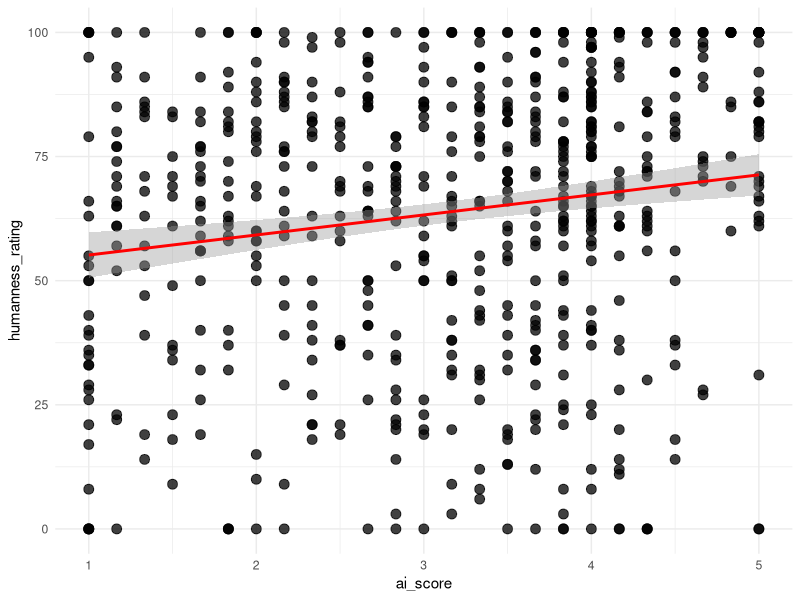
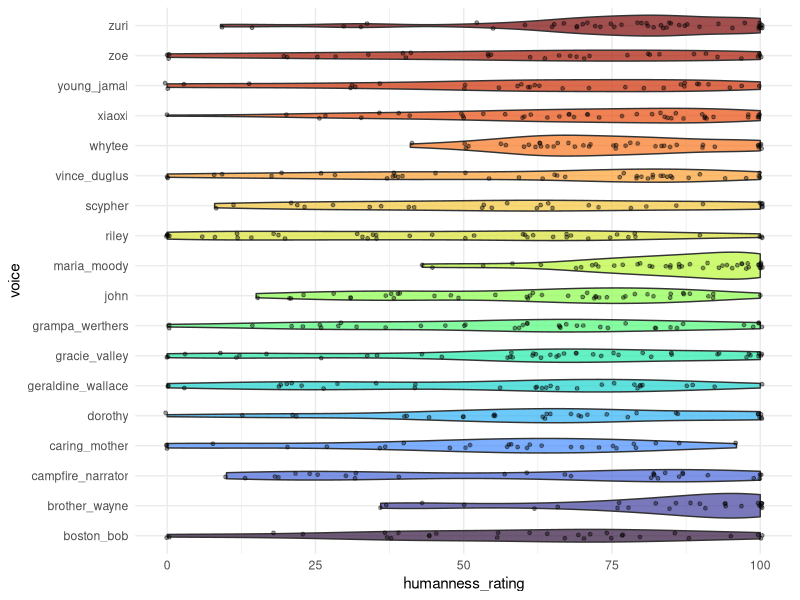

Source code (R) for these figures, in order: (Note: this script raises an error after producing the figures.)
## ---- chunk 1
library(dplyr)
library(ggplot2)
library(tidyr)
library(forcats)
library(lme4)
library(corrplot)
library(clipr)
library(igraph)
library(ggraph)
## ---- chunk 2
raw_df <- read.csv("../data/responses_combined.csv")
raw_df <- raw_df %>% 
  group_by(subject_id) %>%
  mutate(ai_score = sum(cognitive_1, cognitive_2, 
                         affective_1, affective_2, 
                         behavioral_1, behavioral_2)/6)

# remove subject_id = "" (test trials)
raw_df <- raw_df %>%
  filter(subject_id != "")
## ---- chunk 3
head(raw_df)
## ---- chunk 4
categories <- list(
  content = c(
    "(span)", "(the)", "`Beautiful", "bird", "a", "Above",
    "above", "act", "after", "air", "along", "aparant",
    "APPARENTLY", "Apparently", "apparently", "appear", "Arc", "arc",
    "ARCH", "Arch", "arch", "Arches", "arising",
    "around", "ball", "Beam", "Beautiful", "beautiful",
    "Beauty", "beauty", "beginning", "BEYOND", "Beyond",
    "beyond", "blue", "branch", "cathes", "caves",
    "Chromatography", "cloud", "Clouds", "clouds", "Cloudy",
    "Color", "color", "Colorful", "colorful", "Colors", "confusing",
    "colors", "colors`", "colour", "colours", "come", "comes", "day",
    "diffraction", "Division", "division", "Drizzle", "drop",
    "droplets", "drops", "earth", "end", "Ending",
    "Ends", "ends", "fall", "Fire", "flower",
    "Form", "form", "Forms", "forms", "God", "Gold",
    "gold", "green", "grows", "hit", "hits",
    "HORIZON", "Horizon", "horizon", "horzion", "in", "important", 
    "Lamps", "Light", "light", "lightning", "Lights",
    "lights", "like", "long", "luck", "meadow",
    "meet", "Midnight", "Morning", "Nature", "nature",
    "Nature minded", "Night", "night", "of", "on", "optics",
    "over", "pair", "Part", "passes", "Path",
    "path", "photons", "Physics", "physics", "prisim",
    "PRISM", "Prism", "prism", "prismq", "prizm", "Prison", "prison", 
    "raid", "RAIN", "Rain", "rain", "rain drop",
    "rainbaw", "RAINBOW", "Rainbow", "rainbow", "Rainbows",
    "rainbows", "Rainbox", "raindow", "Raindrop", "raindrop",
    "Raindrops", "raindrops", "rainfall", "Raining", "raining",
    "Rainy", "rainy", "Rays", "red", "refract", "vague",
    "round", "Sage", "Science", "science", "Scienctific", "scientic", "Scientific", 
    "scientific", "shamrock", "Shape", "spectacle",
    "shape", "Shine", "shines", "shone", "showers",
    "Site", "skies", "Sky", "sky", "sky watcher",
    "spectrum", "spring", "storm", "storms", "Strike",
    "Strikes", "strikes", "Sun", "sun", "sunglight",
    "Sunlight", "sunlight", "Sunny", "sunrise", "sunrize",
    "sunset", "Sunshine", "sunshine", "Sunsine", "Symmetrical",
    "Take", "take", "takes", "THE", "The",
    "the", "THESE", "this", "thunder",
    "thunderstorms", "time", "touch", "tree", "Two ends",
    "universe", "variety", "Verizon", "visual", "vision", "Water", "water",
    "way", "Weather", "weather", "Wet", "wet",
    "When", "when", "white light", "winds",
    "with", "Wodded", "world", "Magical", "wordy"
  ),
  gender = c(
    "androgenous", "Androgynous", "androgynous", "effeminate", "Female",
    "female", "Femenine", "Feminine", "feminine", "Genderless",
    "Gentleman", "girl", "Girlie", "Girly", "girly",
    "Guy", "he", "Lady", "lady", "Male",
    "male", "Man", "man", "Manly", "Masculine",
    "masculine", "Woman", "woman", "they", "them", "trans"
  ),
  sexuality = c(
    "gay"
  ),
  other_sgi = c(
    "pass" 
  ),
  persona = c(
    "admirer", "Airhead", "Alpha", "bohemian",
    "Bro", "bumbkin", "Cartoon", "cartoon",
    "cartoonish", "Dad", "ditsy", "ditzy",
    "Documentary", "dude", "geek", "geeky",
    "Hader", "hippie", "hippy", "impressionist",
    "Isaac", "Kathy bates", "kooky", "Leprachaun", "Leprechaun",
    "leprechaun", "lobster", "McDonald’s", "motherly", "Mckenna", "meryl",
    "Morgan Freeman", "nerd", "Nerdy", "nerdy", "Newton",
    "old-fashioned", "performative", "Preppy", 
    "Radio", "reading a book", "Santa",
    "spicoli", "Spongebob", "stoner", "story", "storylike", 
    "Story Teller", "Story-teller", "Storyteller", "storyteller", "Storytelling",
    "streep", "Surfer", "surfer", "TV Voice", "valley",
    "valley girl", "voiceover", "Wizard",
    "wizard", "grandfather", "earthy",
    "Grandma", "grandma", "grandmother", "Grandpa", "grandpa",
    "Cool", "cool", "corny"
  ),
  region = c(
    "American", "Boston",
    "boston", "British", "british", "Bronx", "California",
    "Californian", "californian", "Country", "country", 
    "foreign", "foreigner", "hawaii", "Italian", 
    "New Jersey", "New York", "New york", "New Yorker", "Northeast",
    "northern?", "Northerner", "northerner", "Southern", "southern",
    "southernish"
  ),
  locale = c(
    "Alley", "City", "city", "farm", "park",
    "rural", "rustic", "School", "Urban", "urban"
  ),
  education = c(
    "academic", "analytuical", "Articulate", "articulate", "capable",
    "competent", "Complex", "comprehensive", "concise", "Descriptive",
    "descriptive", "Detailed", "detailed", "Educated", "educated",
    "educational", "educative", "Eloquent", "eloquent", "enlightening",
    "Experience", "experienced", "expert", "explanation", "facts",
    "factual", "Fluent", "Gifted", "inexperienced", "informational",
    "Informative", "informative", "Informed", "informed", "insightful",
    "Intellectual", "intelligence", "Intelligent", "intelligent", "knowledeable",
    "Knowledgable", "knowledgable", "Knowledge", "knowledge", "Knowledgeable",
    "knowledgeable", "learning", "legible", "Literate",     
    "Philisophical", "Professional", "professional", "Profound",
    "scholar", 
    "Simple", "simple", "skilled", "Smart", "smart", "sophisticated", "Succint",
    "Technical", 
    "very descriptive", "Well Spoken", "well spoken", "Well-spoken", "well-spoken",
    "wellspoken", "Wisdom", "Wise", "wise", "worldly", "unprofessional",
    "dumb", "excellent communication", "great speaker", "Idiot", "incorrect",
    "stupid", "Unintelligent", "unintelligent"
  ),
  profession = c(
    "announcer", "counselor", "educator", "Explainer", "explainer",
    "Guider", "instructor", "Lecturer", "lecturer", "librarian",
    "military", "Narrator", "narrator", "pastor", "poet",
    "preach", "professor", "Prospector", "prospector", "reader", "researcher", 
    "science teacher", "Scientist", "scientist", "simplifier", "Speaker", "speaker",
    "Student", "student", "teach", "Teacher", "teacher",
    "teaching", "therapist", "weatherman", "Wheatherman", "writer"
  ),
  race_ethnicity = c(
    "African American", "African-American", "Black", "black", "black vernacular",
    "Caucasian", "Latina", "Person of Color", "White", "white"
  ),
  social_standing = c(    
    "Dignity", "entitled", "ghetto", "refined", "Rich",
    "rich", "pretentious", "Snooty"
  ),
  other_soc = c(
    "casual", "conversational", "culture", "Diversity", "Formal",
    "infraction", "Public", "Single", "unpopular", 
    "Accent", "accent", "accented", "dialect", "native"
  ),
  age = c(
    "Adult", "ancient", "Antiquated", "Boomer", "childish", "childlike",
    "Elder", "elder", "Elderly", "elderly", 
    "kids", "Mature", "mature", "middle age", "middle aged",
    "Middle-Aged", "middle-aged", "Old", "old", "Older",
    "older", "senior", "twenties", "Young", "young",
    "younger", "Youthful"
  ),
  appearance = c(
    "balding", "big", "Blonde", "blonde",
    "fat", "gray suit", "Hands", "short", "size",
    "smiling"
  ),
  attractiveness = c(
    "Attractive", "lovely", "luscious", "pretty", "Stunning"
  ),
  health = c(
    "afflictive", "Drunk", "impaired",  "sleepy", "smoker", "tired", "weed" 
  ),
  other_phys = character(0),
  agreeableness = c(
    "aggressive", "approachable", "Blunt", "blunt", "Cairing",
    "Caring", "caring", "Charming", "comfortable", "Comforting",
    "Compassionate", "condescending", "Down to earth", "empathetic", "fair",
    "flippant", "Friendly", "friendly", "friiendly", "Gentle",
    "gentle", "giving", "helpful", "Humble", "Kind",
    "kind", "likeable", "Lileable", "loving", 
    "NICE", "Nice", "nice", "nurturing", "opinionated",
    "Ornery", "patience", "patient", "Peaceful", "peaceful",
    "polite", "reassuring", "relatable", "sassy", "Sincere",
    "sincere", "snark", "Sweet", "sweet", "tender",
    "Trustworthy", "Truthfull", "uncaring", "Understanding", "understanding", 
    "wholesome", "safe", "Annoying", "annoying", "Tiring", "irritating", "obnoxious", 
    "off-putting", "Pleasant", "pleasant", "pleasent", "Positive", "positive",
    "unlikable", "unpleasant", "unfavorable", "cliched"
  ),
  extraversion = c(
    "active", "Animated", "animated", "assertive", "Assured",
    "Boisterous", "bubbly", "charismatic", "cheerful", "Confidant",
    "Confident", "confident", "Dominant", "eager", "Energetic",
    "energetic", "energy", "Engaged", "engaged", "engagin",
    "Engaging", "engaging", "enthused", "Enthusiastic", "enthusiastic", "Exaggerated", 
    "exaggerated", "excited", "Expressive", "expressive", "exuberant", "Flamboyant",
    "flamboyant", "joking", "lively", "locquatious", "Motivational",
    "outgoing", "outspoken", "Passionate", "passionate", "rambler", "Rambling", 
    "reserved", "Self-assured", "stoked", "excited with word", "certain",
    "unenthusiastic", "Unexcited", "upbeat", "Fun", "fun", "Funny", "funny", 
    "Humorous", "goofy", "Silly","silly"
  ),
  openness = c(
    "Artistic", "artistic", "Artsy", "artsy", "create",
    "Creative", "creative", "Curious", "curious", "dreamer",
    "dreamy", "eccentric", "explorative", "Imaginative", "imaginative",
    "inquisitive", "Inspiration", "inspiring", "inspirtional", "interest",
    "Interested", "interested", "Intrigued", "intrigued", "Intuitive",
    "Metaphor", "open", "Pensive", "Poetic", "poetic",
    "Poetry", "poetry", "Reflecting", "reflecting", "Reflection",
    "reflection", "shallow", "thinker", "thoughful", "Thoughtful",
    "thoughtful", "unconventional", "Unique", "unique", "versatile",
    "Vivid", "vivid", "witty", "whimsical", "wonder", "Longing",
    "Different", "Interesting", "interesting", "intersting", "odd",
    "Strange", "strange", "uninteresting", "uninteristing", "usual",
    "weird"
  ),
  emo_stab = c(
    "Calm", "calm", "Calming", "calming", 
    "Collected", "composed", "content", "emotional", "emotionless",
    "erratic", "hesitant", "hopeful",
    "Mellow", "mellow", "moody", "nervous", "neutral mindset", "non-assertive", 
    "non-emotional", "nonchalant", "Peace", "peace", "relaxation", "Relaxed",
    "relaxed", "Relaxing", "relaxing", "relaxing.",  "Scattered", "serene", "Serenity", 
    "serenity", "Dramatic", "dramatic", "sootheing", "Soothing", "soothing", "stern", 
    "Stoic", "stoic", "tranquil", "Unemotional", "unemotional", "unsure", "wistful",
    "Crazy", "uncomfortable", "Suspense",   "Bombastic", "bombastic"
  ),
  cons = c(
    "Accurate", "accurate", "attention", "Attentive", "Carefree",
    "carefree", "careful", "cautious", "consistent", "Definite",
    "Deliberate", "deliberate", "diligent", "Driven", "focus",
    "Focused", "focused", "Intent", "invested", "involved",
    "Measured", "Motivated", "motivated", "Observant", "observant",
    "proper", "punctuated", "punctuates", "Rehearsed", "sequential",
    "wasteful", "percise", "precise", "thorough", "non-serious", "Serious",  "serious"
  ),
  other_psych = c(
    "Amused", "Angry", "angry", "attitude", "awe",
    "bold", "brave", "disinterested", "Euphoric", 
    "exciting", "fanatic", "Free", "Freedom", "Happiness",
    "happiness", "Happy", "happy", "Hope", "hope",
    "jolly", "joy", "Joyful", "life",
    "Motivation", "proud", "spiritual",
    "unaware", "Upset", "autist", "autistic", "bored"
  ),
  naturalness = c(
    "AI", "Ai", "ai", "Ai generated", "Artificial",
    "artificial", "authentic", "automatic", "believable", "Computer",
    "digital", "Fake", "fake", "fake?", "Forced",
    "forced", "Genuine", "Human", "human like", "inauthentic",
    "inhuman", "manufactured", "natural", "real", "robot",
    "Robotic", "robotic", "Scripted", "Technological", "unnatural",
    "Unrealistic", "unrealistic", "untenable" ,  "credible", "off" 
  ),
  contour = c(
    "emphasis", "Flat", "flat", "flat tone", "high",
    "high pitched", "high-pitched", "higher pitch voice", "low", "modulated",
    "Monotone", "monotone", "Monotoned", "Monotonous", "monotonous",
    "Neutral tone", "question", "Questioning", "questioning", "range",
    "Slow tone", "tone", "even-toned","even"
  ),
  voice_qual = c(
    "Articulated", "Audible", "audible", "bassy", "breathy", "Bright",
    "bright", "chocolate", "clarity", "Clear", "clear",
    "clear voice", "cler", "crisp", "Dainty", "Deep",
    "deep", "deep voice", "distinct", "dry", 
    "fluid", "grainy", "Grating", "grating", "gravelly",
    "Gruff", "gruff", "gruffy", "Harsh", "Hoarse",
    "liquid", "Nasal", "nasal", "nasally", "Nasaly",
    "Raspy", "raspy", "Rough", "rough", "scratchy",
    "shrill", "Smooth", "smooth", "sound", "subtle",
    "twang", "vocal", "Vocal fry", "Warm",
    "warm", "weathered", "whine"
  ),
  intensity = c(
    "commanding", "explosive", "Firm", "firm", "forceful",
    "Full", "Intense", "intense", "Loud", "loud",
    "louder", "Powerful", "Projective", "Slam", "Soft",
    "soft", "Soft Spoken", "Soft spoken", "Soft-spoken", "soft-spoken",
    "softspoken", "Strong", "strong", "quiet"
  ),
  speech_rhythm = c(
    "breaks", "brisk", "cadence", "clunky",  "Fast", "fast", "flowing",
    "hurry", "jumbled",  "Paced", "quick", "rapid", "rushed", "rushing", "Slow", 
    "slow", "slower","Steady", "steady", "unrushed", "well-paced", "stilted"
  ), 
  other_speech = c(
    "coherent",  "Direct", "direct", "embelished", "Embellished",
    "emotive", "enunciation","incomplete", "lyrical", "narrative",
    "notecards", "Reading", "reading", "Speech", "split", "splits", "Spoken",
    "straightforward", "Unclear", "understandable"
  ), 
  other = c(
    "Neutral", "neutral", "amazing", "Average", "average", "Bad", "bland", "fine", 
    "nondescript", "okay", "easy", "Dull", "Good", "good", "lackluster", "Outstanding", 
    "Word", "outstanding", "quality", "Wonderful!", "Boring", "boring", "Forgettable",
    "Promise", "trap", "voice"
  )
)

categories <- lapply(categories, tolower)

assign_category <- function(response) {
  if (is.na(response) || response == "") return(NA_character_)
  for (cat_name in names(categories)) {
    if (response %in% categories[[cat_name]]) {
      return(cat_name)
    }
  }
  return("other")
}

analysis_df <- raw_df %>%
  mutate(across(
    .cols = c(word_1, word_2, word_3, word_4, word_5),
    .fns  = ~ sapply(tolower(trimws(.x)), assign_category),
    .names = "category_{.col}"
  )) %>%
  rename_with(~ gsub("category_word_", "category_", .x), starts_with("category_word_"))

# add broad characterizations
social_cats   <- c(
  "gender", "sexuality", "other_sgi", "persona", "region", "locale",
  "education", "profession", "race_ethnicity", "social_standing", "other_soc"
)
phys_cats   <- c(
  "age", "appearance", "attractiveness", "health", "other_phys"
)
psych_cats   <- c(
  "agreeableness", "extraversion", "openness", "emo_stab", "cons", "other_psych"
)
speech_cats   <- c(
  "contour", "voice_qual", "intensity", "speech_rhythm", "other_speech"
)


analysis_df <- analysis_df %>%
  rowwise() %>%
  mutate(
    n_social   = sum(c_across(category_1:category_5) %in% social_cats),
    n_phys   = sum(c_across(category_1:category_5) %in% phys_cats),
    n_psych   = sum(c_across(category_1:category_5) %in% psych_cats),
    n_speech = sum(c_across(category_1:category_5) %in% speech_cats),
    n_content  = sum(c_across(category_1:category_5) == "content"),
    any_artificial = any(c_across(word_1:word_5) %in% 
                           c("AI", "Ai", "ai", "Ai generated", "Artificial",
                             "artificial", "automatic", "Computer",
                             "digital", "Fake", "fake", "fake?", "inauthentic",
                             "inhuman", "manufactured", "robot",
                             "Robotic", "robotic", "Technological", "unnatural",
                             "Unrealistic", "unrealistic", "untenable" ,"off")
                         )
  ) %>%
  ungroup()
## ---- chunk 5
ggplot(analysis_df, aes(x = ai_score, 
                        y = humanness_rating)) +
  geom_point(color = "black", 
             size = 3,
             alpha = 0.75) +       
  geom_smooth(method = "lm", color = "red") +
  theme_minimal() 

cor(analysis_df$ai_score, analysis_df$humanness_rating, method = "pearson")
## ---- chunk 6
analysis_df %>% 
  group_by(voice) %>% 
  summarise(
    mean = mean(humanness_rating),
    sd = sd(humanness_rating), 
    median = median(humanness_rating)
  )
## ---- chunk 7
ggplot(analysis_df, aes(
  x = voice, 
  y = humanness_rating, 
  fill = voice)) + 
  geom_violin(alpha = 0.7) +
  geom_jitter(width = 0.1, alpha = 0.4, size = 1) +
  scale_fill_viridis_d(option = "turbo") + 
  coord_flip() + 
  theme_minimal() +
  theme(legend.position = "none")
## ---- chunk 8
long_df %>% 
  filter(cat != "content") %>% 
  ggplot() +
  geom_bar(aes(y = voice,
               fill = cat),
           position = "fill") +
  labs(x = "Proportion of Non-Content Responses",
       y = "Voice",
       fill = "Category") + 
  theme(
    legend.text = element_text(size = 6), 
    legend.key.size = unit(0.3, "cm"),       
    legend.margin = margin(0, 0, 0, 0)    
  )

ggsave(file="./data_analysis_files/by-voice-categories.png",width=10,height=6)
## ---- chunk 9
long_df %>% 
  filter(cat != "content") %>% 
  mutate(higher_order_cat = case_when(
    cat %in% social_cats ~ "Social",
    cat %in% phys_cats ~ "Physical",
    cat %in% psych_cats ~ "Psychological",
    cat %in% speech_cats ~ "Speech",
    TRUE ~ "Other" 
  )) %>%
  ggplot() +
  geom_bar(aes(y = voice, fill = higher_order_cat), position = "fill") +
  labs(
    x = "Proportion of Non-Content Responses",
    y = "Voice",
    fill = "Category Type"
  ) + 
  theme(
    legend.text = element_text(size = 6), 
    legend.key.size = unit(0.3, "cm"),       
    legend.margin = margin(0, 0, 0, 0)    
  )
## ---- chunk 10
cat_colors <- c(
  "Social"        = "#77AADD", # Deep indigo
  "Psychological" = "#FFAABB", # Muted rose
  "Physical"      = "#44BB99", # Seafoam teal
  "Speech"        = "#EE8866", # Warm sand
  "Other"         = "#EEDD88"  # Pale gray
)


long_df %>% 
  filter(cat != "content") %>% 
  mutate(
    higher_order_cat = case_when(
      cat %in% social_cats ~ "Social",
      cat %in% phys_cats ~ "Physical",
      cat %in% psych_cats ~ "Psychological",
      cat %in% speech_cats ~ "Speech",
      TRUE ~ "Other" 
    ),
    # Set exact left-to-right order (edit the sequence inside c() as desired)
    higher_order_cat = factor(
      higher_order_cat, 
      levels = c("Social", "Psychological", "Physical", "Speech", "Other")
    ),
    # Order bars by increasing proportion of "Social"
    voice = fct_reorder(voice, higher_order_cat == "Social", .fun = mean)
  ) %>%
  ggplot() +
  geom_bar(
    aes(y = voice, fill = higher_order_cat), 
    position = position_fill(reverse = TRUE)
  ) +
  scale_fill_manual(values = cat_colors) +
  labs(
    x = "Proportion of Non-Content Responses",
    y = "Voice",
    fill = "Category Type"
  ) + 
  theme_minimal() +
  theme(
    legend.text = element_text(size = 6), 
    legend.key.size = unit(0.3, "cm"),       
    legend.margin = margin(0, 0, 0, 0)    
  )

## ---- chunk 11
category_counts <- analysis_df %>%
  pivot_longer(
    cols = category_1:category_5,
    names_to = "word_number",
    values_to = "category"
  ) %>%
  count(category, sort = TRUE)
## ---- chunk 12
View(category_counts)
## ---- chunk 13
analysis_df <- analysis_df %>%
  rowwise() %>%
  mutate(ai_attitude_score = rowMeans(across(c(cognitive_1, behavioral_1, affective_1, cognitive_2, affective_2, behavioral_2))))
## ---- chunk 14

ai_attitude_plot_1 <- ggplot(analysis_df, aes(x = ai_attitude_score, y = fct_reorder(source_file, ai_attitude_score))) +
  geom_point(size = 1.5, alpha = 0.7) +
  labs(title = "Distribution of AI Attitude Scores",
       x = "AI attitude score", 
       y = "participants") + 
  theme_minimal() +
  theme(axis.text.y = element_blank())

ai_attitude_plot_1
## ---- chunk 15
ai_attitude_plot_2 <- ggplot(analysis_df, aes(x = "", y = ai_attitude_score)) +
  geom_violin(fill = "lightpink", alpha = 0.5, width = 0.3) +
  labs(title = "Distribution of AI Attitude Scores", 
       x = "AI attitude score", 
       y = "All participants (density)") +
  geom_jitter(width = 0.05, alpha = 0.5)+
  theme_minimal()

ai_attitude_plot_2
## ---- chunk 16
ai_attitude_plot_3 <- ggplot(analysis_df, aes(x = ai_attitude_score)) +
  geom_bar(fill = "#77AADD", color = "white", linewidth = 0.3) +
  geom_vline(
  xintercept = mean(analysis_df$ai_attitude_score, na.rm = TRUE),
  linetype = "dashed", color = "#EE6677", linewidth = 0.7
) +
  geom_text(
    stat = "count",
    aes(label = after_stat(count)),
    vjust = -0.4,
    size = 3,
    color = "gray30"
  ) +
  scale_y_continuous(expand = expansion(mult = c(0, 0.1))) +
  labs(
    title = "Distribution of AI Attitude Scores",
    x = "AI Attitude Score",
    y = "Number of Participants"
  ) +
  theme_minimal() +
  theme(
    plot.title = element_text(face = "bold", size = 13),
    panel.grid.major.x = element_blank(),
    panel.grid.minor = element_blank(),
    axis.line.x = element_line(color = "gray40", linewidth = 0.4)
  )

ai_attitude_plot_3


## ---- chunk 17
long_df <- analysis_df %>%
  pivot_longer(category_1:category_5, names_to="slot", values_to="cat") %>%
  filter(cat != "content") %>%
  mutate(is_human = cat %in% c(social_cats, phys_cats, psych_cats),
         slot_num = as.integer(gsub("category_","",slot)))

subj_df <- long_df %>% # subject-clustering accounts for between-subj design
  group_by(subject_id, voice, humanness_rating) %>%
  summarise(n_human = sum(is_human), n_total = n(), .groups="drop")

# models for pilot data 
## simple model, no random effect of subject (bc of a single trial structure)
m_social_1 <- glm(cbind(n_human, n_total - n_human) ~ scale(humanness_rating), 
                  data = subj_df, 
                  family = quasibinomial)
summary(m_social_1)
## added voice fixed effect
m_social_2 <- glm(cbind(n_human, n_total - n_human) ~ scale(humanness_rating) + 
                  voice, 
                  data = subj_df, 
                  family = quasibinomial)
summary(m_social_2)

# which model better accounts for variance? 
anova(m_social_1, m_social_2, test = "F")
## ---- chunk 18
# predicted probabilities
newdat <- data.frame(humanness_rating = c(0, 30, 50, 66.6, 100))
newdat$z <- (newdat$humanness_rating - mean(analysis_df$humanness_rating)) / 
  sd(analysis_df$humanness_rating)
pred <- predict(m_social_1, newdata = data.frame(humanness_rating = newdat$humanness_rating),
                type = "link", se.fit = TRUE)
newdat$p     <- plogis(pred$fit)
newdat$lo    <- plogis(pred$fit - 1.96 * pred$se.fit)
newdat$hi    <- plogis(pred$fit + 1.96 * pred$se.fit)
newdat

newdat <- data.frame(humanness_rating = seq(0, 100, by = 2))
pred <- predict(m_social_1, newdata = data.frame(humanness_rating = newdat$humanness_rating,
                                             voice = "gracie_valley"),  # arbitrary ref level
                type = "link", se.fit = TRUE)
newdat$p  <- plogis(pred$fit)
newdat$lo <- plogis(pred$fit - 1.96 * pred$se.fit)
newdat$hi <- plogis(pred$fit + 1.96 * pred$se.fit)

# visualization
ggplot() +
  geom_ribbon(data = newdat, aes(humanness_rating, ymin = lo, ymax = hi), 
              alpha = 0.2, fill = "steelblue") +
  geom_line(data = newdat, aes(humanness_rating, p), color = "steelblue", size = 1) +
  geom_jitter(data = subj_df, 
              aes(humanness_rating, n_human / n_total),
              width = 0.5, height = 0.02, alpha = 0.5) +
  geom_hline(yintercept = 0.5, linetype = "dashed", color = "grey") +
  labs(x = "Humanness Rating", 
       y = "P(social or psychological | non-content descriptor)") +
  theme_minimal()
## ---- chunk 19
transitions <- analysis_df %>%
  select(subject_id, voice, category_1:category_5) %>%
  pivot_longer(category_1:category_5, names_to="slot", values_to="cat") %>%
  mutate(slot = as.integer(gsub("category_","",slot))) %>%
  filter(cat != "content") %>%
  arrange(subject_id, slot) %>%
  group_by(subject_id) %>%
  mutate(next_cat = lead(cat)) %>%
  filter(!is.na(next_cat)) %>%
  ungroup()

# raw transition probability matrix
trans_mat <- transitions %>%
  count(cat, next_cat) %>%
  group_by(cat) %>%
  mutate(p = n / sum(n)) %>%
  ungroup()

# add marginal probabilities 
marginals <- transitions %>%
  count(next_cat) %>%
  mutate(p_marginal = n / sum(n)) %>%
  select(next_cat, p_marginal)

# matrix with marginals 
trans_mat_w_margin <- trans_mat %>%
  left_join(marginals, by = "next_cat") %>%
  mutate(lift = p / p_marginal)

# plot priming relationships
trans_mat_w_margin %>%
mutate(log2_lift = log2(lift)) %>%
  ggplot(aes(x = next_cat, y = cat, fill = log2_lift)) +
  geom_tile() +
  scale_fill_gradient2(low = "blue", mid = "white", high = "red", midpoint = 0) +
  theme(axis.text.x = element_text(angle = 45, hjust = 1)) +
  labs(title = "Semantic Priming (Red = Positive Priming, Blue = Suppression)")
## ---- chunk 20
# keep only transitions that happened at least 10 times
robust_priming <- trans_mat_w_margin %>%
  filter(n >= 10) %>%
  arrange(desc(lift))

# plot robust (frequent) priming relationships
robust_priming %>%
  mutate(log2_lift = log2(lift)) %>%
  ggplot(aes(x = next_cat, y = cat, fill = log2_lift)) +
  geom_tile() +
  scale_fill_gradient2(low = "blue", mid = "white", high = "red", midpoint = 0) +
  theme(axis.text.x = element_text(angle = 45, hjust = 1)) +
  labs(title = "Semantic Priming (Red = Positive Priming, Blue = Suppression)")
## ---- chunk 21
# adjust lift/count threshold as needed
graph_df <- trans_mat_w_margin %>% 
  filter(n >= 5, lift > 1) 

g <- graph_from_data_frame(graph_df, directed = TRUE)

# calculate node importance (degree) to control text size
V(g)$node_size <- degree(g, mode = "all")

ggraph(g, layout = "fr") + 
  geom_edge_loop(
    aes(alpha = lift), 
    color = "gray70", 
    arrow = arrow(length = unit(1, 'mm'), type = "closed")
  ) +
  geom_edge_link(
    aes(alpha = lift), 
    color = "gray70", 
    arrow = arrow(length = unit(1, 'mm'), type = "closed"),
    end_cap = circle(4, 'mm') 
  ) +
  geom_node_point(
    size = 1, 
    color = "black") + 
  geom_node_text(
    aes(label = name, size = node_size), 
    color = "black", 
    fontface = "bold",
    repel = TRUE # helps prevent text overlap
  ) +
  scale_size(range = c(2, 4), guide = "none") + 
  scale_edge_alpha(range = c(0.4, 1), guide = "none") +
  theme_void()
## ---- chunk 22
valence_lookup <- tibble(
  word = c(
    "beautiful", "pleasant", "cool", "fun", "dreamy", "vivid", "colorful",
    "annoying", "boring", "grating", "tiring", "forgettable", "odd", "corny", "confusing",
    "interesting", "dramatic", "emotive", "exaggerated"
  ),
  valence = c(
    rep("positive", 7),
    rep("negative", 8),
    rep("ambiguous", 4)
  )
)

# participant valence_counts
valence_counts <- analysis_df %>%
  select(subject_id, word_1:word_5) %>%
  pivot_longer(word_1:word_5, names_to = "slot", values_to = "word") %>%
  mutate(word = tolower(trimws(word))) %>%
  left_join(valence_lookup, by = "word") %>%
  group_by(subject_id) %>%
  summarise(
    n_positive  = sum(valence == "positive",  na.rm = TRUE),
    n_negative  = sum(valence == "negative",  na.rm = TRUE),
    n_ambiguous = sum(valence == "ambiguous", na.rm = TRUE),
    .groups = "drop"
  )

eval_df <- analysis_df %>% left_join(valence_counts, by = "subject_id")

# restrict to subj with at least one valenced evaluation
eval_sub <- eval_df %>%
  filter(n_positive + n_negative > 0) %>%
  mutate(p_positive = n_positive / (n_positive + n_negative))

# mean proportion positive by any_artificial
prop_summary <- eval_sub %>%
  group_by(any_artificial) %>%
  summarise(
    n              = n(),
    mean_p_positive = mean(p_positive),
    sd_p_positive   = sd(p_positive),
    se_p_positive   = sd(p_positive) / sqrt(n),
    .groups = "drop"
  )
prop_summary

# mean ai_score by any_artificial
ai_summary <- eval_sub %>%
  group_by(any_artificial) %>%
  summarise(
    n              = n(),
    mean_ai_score  = mean(ai_score),
    sd_ai_score    = sd(ai_score),
    se_ai_score    = sd(ai_score) / sqrt(n),
    .groups = "drop"
  )
ai_summary

ggplot(eval_sub, aes(x = ai_score, 
                     y = p_positive, 
                     color = any_artificial)) +
  geom_point(alpha = 0.7, size = 2) +
  geom_smooth(method = "loess", se = TRUE, alpha = 0.15) +
  scale_color_brewer(palette = "Set1",
                     name = "Any artificial\ndescriptor") +
  labs(
    x = "AI attitude score (higher = more positive toward AI)",
    y = "Proportion positive valence") +
  theme_minimal()
## ---- chunk 23
glm(p_positive ~ scale(humanness_rating)*scale(ai_score), 
    data = eval_sub,
    family = binomial) %>%
  summary()
## ---- chunk 24
gracie_words <- analysis_df %>% filter(voice == "gracie_valley")
gracie_words <- gracie_words[, c("word_1", "word_2", "word_3", "word_4", "word_5")]

gracie_words_lst <- unlist(gracie_words) %>% as.character()
gracie_words_lst <- gracie_words_lst[!tolower(trimws(gracie_words_lst)) %in% categories$content]

write_clip(gracie_words_lst)
## ---- chunk 25
vince_words <- analysis_df %>% filter(voice == "vince_duglus")
vince_words <- vince_words[,c("word_1", "word_2", "word_3", "word_4", "word_5")]
vince_words_lst <- unlist(vince_words) %>% as.character()
vince_words_lst <- vince_words_lst[!tolower(trimws(vince_words_lst)) %in% categories$content]
write_clip(vince_words_lst)
## ---- chunk 26
zuri_words <- analysis_df %>% filter(voice == "zuri")
zuri_words <- zuri_words[,c("word_1", "word_2", "word_3", "word_4", "word_5")]
zuri_words_lst <- unlist(zuri_words) %>% as.character()
zuri_words_lst <- zuri_words_lst[!tolower(trimws(zuri_words_lst)) %in% categories$content]
write_clip(zuri_words_lst)
## ---- chunk 27
john_words <- analysis_df %>% filter(voice == "john")
john_words <- john_words[,c("word_1", "word_2", "word_3", "word_4", "word_5")]
john_words_lst <- unlist(john_words) %>% as.character()
john_words_lst <- john_words_lst[!tolower(trimws(john_words_lst)) %in% categories$content]
write_clip(john_words_lst)
## ---- chunk 28
grampa_words <- analysis_df %>% filter(voice == "grampa_werthers")
grampa_words <- grampa_words[,c("word_1", "word_2", "word_3", "word_4", "word_5")]
grampa_words_lst <- unlist(grampa_words) %>% as.character()
grampa_words_lst <- grampa_words_lst[!tolower(trimws(grampa_words_lst)) %in% categories$content]
write_clip(grampa_words_lst)
## ---- chunk 29
scypher_words <- analysis_df %>% filter(voice == "scypher")
scypher_words <- scypher_words[,c("word_1", "word_2", "word_3", "word_4", "word_5")]
scypher_words_lst <- unlist(scypher_words) %>% as.character()
scypher_words_lst <- scypher_words_lst[!tolower(trimws(scypher_words_lst)) %in% categories$content]
write_clip(scypher_words_lst)
## ---- chunk 30
geraldine_words <- analysis_df %>% filter(voice == "geraldine_wallace")
geraldine_words <- geraldine_words[,c("word_1", "word_2", "word_3", "word_4", "word_5")]
geraldine_words_lst <- unlist(geraldine_words) %>% as.character()
geraldine_words_lst <- geraldine_words_lst[!tolower(trimws(geraldine_words_lst)) %in% categories$content]
write_clip(geraldine_words_lst)
## ---- chunk 31
campfire_words <- analysis_df %>% filter(voice == "campfire_narrator")
campfire_words <- campfire_words[,c("word_1", "word_2", "word_3", "word_4", "word_5")]
campfire_words_lst <- unlist(campfire_words) %>% as.character()
campfire_words_lst <- campfire_words_lst[!tolower(trimws(campfire_words_lst)) %in% categories$content]
write_clip(campfire_words_lst)
## ---- chunk 32

dorothy_words <- analysis_df %>% filter(voice == "dorothy")
dorothy_words <- dorothy_words[,c("word_1", "word_2", "word_3", "word_4", "word_5")]
dorothy_words_lst <- unlist(dorothy_words) %>% as.character()
dorothy_words_lst <- dorothy_words_lst[!tolower(trimws(dorothy_words_lst)) %in% categories$content]
write_clip(dorothy_words_lst)
## ---- chunk 33
whytee_words <- analysis_df %>% filter(voice == "whytee")
whytee_words <- whytee_words[,c("word_1", "word_2", "word_3", "word_4", "word_5")]
whytee_words_lst <- unlist(whytee_words) %>% as.character()
whytee_words_lst <- whytee_words_lst[!tolower(trimws(whytee_words_lst)) %in% categories$content]
write_clip(whytee_words_lst)
## ---- chunk 34
boston_words <- analysis_df %>% filter(voice == "boston_bob")
boston_words <- boston_words[,c("word_1", "word_2", "word_3", "word_4", "word_5")]
boston_words_lst <- unlist(boston_words) %>% as.character()
boston_words_lst <- boston_words_lst[!tolower(trimws(boston_words_lst)) %in% categories$content]
write_clip(boston_words_lst)
## ---- chunk 35
brother_words <- analysis_df %>% filter(voice == "brother_wayne")
brother_words <- brother_words[,c("word_1", "word_2", "word_3", "word_4", "word_5")]
brother_words_lst <- unlist(brother_words) %>% as.character()
brother_words_lst <- brother_words_lst[!tolower(trimws(brother_words_lst)) %in% categories$content]
write_clip(brother_words_lst)
## ---- chunk 36
xiaoxi_words <- analysis_df %>% filter(voice == "xiaoxi")
xiaoxi_words <- xiaoxi_words[,c("word_1", "word_2", "word_3", "word_4", "word_5")]
xiaoxi_words_lst <- unlist(xiaoxi_words) %>% as.character()
xiaoxi_words_lst <- xiaoxi_words_lst[!tolower(trimws(xiaoxi_words_lst)) %in% categories$content]
write_clip(xiaoxi_words_lst)
## ---- chunk 37
zoe_words <- analysis_df %>% filter(voice == "zoe")
zoe_words <- zoe_words[,c("word_1", "word_2", "word_3", "word_4", "word_5")]
zoe_words_lst <- unlist(zoe_words) %>% as.character()
zoe_words_lst <- zoe_words_lst[!tolower(trimws(zoe_words_lst)) %in% categories$content]
write_clip(zoe_words_lst)
## ---- chunk 38
caring_words <- analysis_df %>% filter(voice == "caring_mother")
caring_words <- caring_words[,c("word_1", "word_2", "word_3", "word_4", "word_5")]
caring_words_lst <- unlist(caring_words) %>% as.character()
caring_words_lst <- caring_words_lst[!tolower(trimws(caring_words_lst)) %in% categories$content]
write_clip(caring_words_lst)

## ---- chunk 39
maria_words <- analysis_df %>% filter(voice == "maria_moody")
maria_words <- maria_words[,c("word_1", "word_2", "word_3", "word_4", "word_5")]
maria_words_lst <- unlist(maria_words) %>% as.character()
maria_words_lst <- maria_words_lst[!tolower(trimws(maria_words_lst)) %in% categories$content]
write_clip(maria_words_lst)

## ---- chunk 40
young_words <- analysis_df %>% filter(voice == "young_jamal")
young_words <- young_words[,c("word_1", "word_2", "word_3", "word_4", "word_5")]
young_words_lst <- unlist(young_words) %>% as.character()
young_words_lst <- young_words_lst[!tolower(trimws(young_words_lst)) %in% categories$content]
write_clip(young_words_lst)
